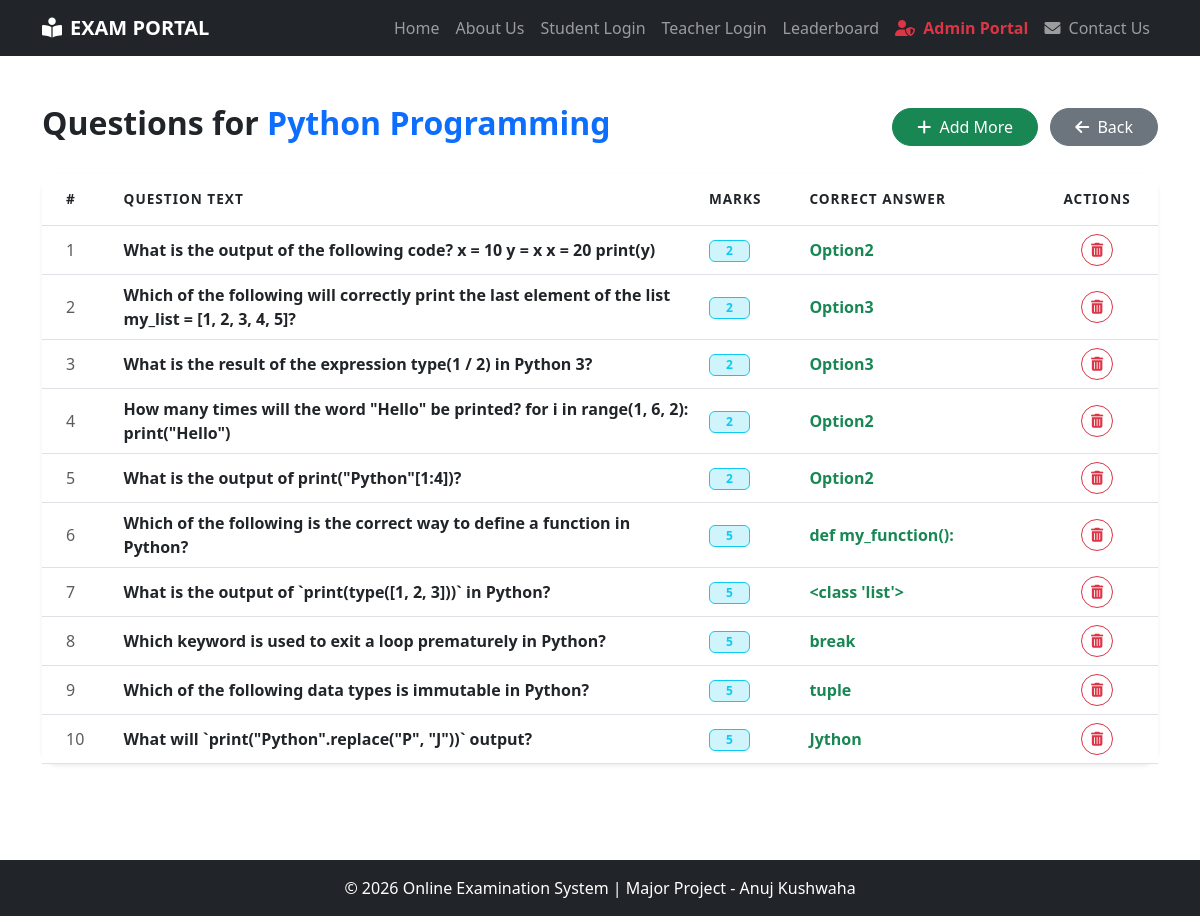
/admin-view-question/1/, run on the app's committed database.
### exam/models.py (models this page shows, shortened)
class Course(models.Model):
    course_name = models.CharField(max_length=50)
    question_number = models.PositiveIntegerField()
    total_marks = models.PositiveIntegerField()
    duration = models.PositiveIntegerField(default=30, help_text="Duration in minutes")

class Question(models.Model):
    course = models.ForeignKey(Course, on_delete=models.CASCADE)
    marks = models.PositiveIntegerField()
    question = models.CharField(max_length=600)
    option1 = models.CharField(max_length=200)
    option2 = models.CharField(max_length=200)
    option3 = models.CharField(max_length=200)
    option4 = models.CharField(max_length=200)
    cat = (('Option1','Option1'),('Option2','Option2'),('Option3','Option3'),('Option4','Option4'))
    answer = models.CharField(max_length=200, choices=cat)

### exam/views.py (the view)
# urls.py: path('admin-view-question/<int:pk>/', views.admin_view_question_view, name='admin-view-question'),
def admin_view_question_view(request, pk):
    course = Course.objects.get(id=pk)
    questions = Question.objects.all().filter(course=course)
    return render(request, 'admin_view_question.html', {
        'course': course,
        'questions': questions
    })

### exam/templates/admin_view_question.html (shortened to what this page needs)
{% extends 'base.html' %}
{% block content %}
<div class="container py-5">
    <div class="d-flex justify-content-between align-items-center mb-4">
        <h2 class="fw-bold">Questions for <span class="text-primary">{{ course.course_name }}</span></h2>
        <div>
            <a href="{% url 'admin-add-question' %}" class="btn btn-success rounded-pill px-4 me-2">
                <i class="fas fa-plus me-1"></i> Add More
            </a>
            <a href="{% url 'teacher-dashboard' %}" class="btn btn-secondary rounded-pill px-4">
                <i class="fas fa-arrow-left me-1"></i> Back
            </a>
        </div>
    </div>
    <div class="card shadow-sm border-0 rounded-4">
        <div class="card-body p-0">
            <div class="table-responsive">
                <table class="table table-hover align-middle mb-0">
                    <thead class="bg-light">
                        <tr>
                            <th class="ps-4">#</th>
                            <th>Question Text</th>
                            <th>Marks</th>
                            <th>Correct Answer</th>
                            <th class="text-center">Actions</th>
                        </tr>
                    </thead>
                    <tbody>
                        {% for q in questions %}
                        <tr>
                            <td class="ps-4 text-muted">{{ forloop.counter }}</td>
                            <td class="fw-bold" style="max-width: 400px;">{{ q.question }}</td>
                            <td><span class="badge bg-info-subtle text-info border border-info px-3">{{ q.marks }}</span></td>
                            <td class="text-success fw-bold">{{ q.answer }}</td>
                            <td class="text-center">
                                <a href="{% url 'delete-question' q.id %}"
                                   class="btn btn-outline-danger btn-sm rounded-circle"
                                   onclick="return confirm('Are you sure you want to delete this question?')"
                                   style="width: 32px; height: 32px; padding: 0; line-height: 30px;">
                                    <i class="fas fa-trash-alt"></i>
                                </a>
                            </td>
                        </tr>
                        {% endfor %}
                    </tbody>
                </table>
            </div>
        </div>
    </div>
</div>
{% endblock %}

### exam/templates/base.html (shortened to what this page needs)
<!DOCTYPE html>
<html lang="en">
<head>
    <link href="https://cdn.jsdelivr.net/npm/bootstrap@5.3.0/dist/css/bootstrap.min.css" rel="stylesheet">
    <link rel="stylesheet" href="https://cdnjs.cloudflare.com/ajax/libs/font-awesome/6.0.0/css/all.min.css">
</head>
<body>
<nav class="navbar navbar-expand-lg navbar-dark bg-dark sticky-top">
    <div class="container">
        <a class="navbar-brand fw-bold" href="{% url 'home' %}">
            <i class="fas fa-book-reader me-2"></i>EXAM PORTAL
        </a>
        <div class="collapse navbar-collapse" id="navbarNav">
            <ul class="navbar-nav ms-auto">
                <li class="nav-item">
                    <a class="nav-link" href="{% url 'home' %}">Home</a>
                </li>
                <li class="nav-item">
                    <a class="nav-link" href="{% url 'about' %}">About Us</a>
                </li>
                {% if user.is_authenticated %}
                    {% if user.is_staff %}
                        <li class="nav-item">
                            <a class="nav-link text-warning"
                               href="{% url 'teacher-dashboard' %}">
                                <i class="fas fa-chalkboard-teacher me-1"></i>
                                Teacher Panel
                            </a>
                        </li>
                    {% else %}
                        <li class="nav-item">
                            <a class="nav-link text-info"
                               href="{% url 'student-dashboard' %}">
                                <i class="fas fa-user-graduate me-1"></i>
                                Student Panel
                            </a>
                        </li>
                    {% endif %}
                    <li class="nav-item">
                        <a class="btn btn-danger btn-sm ms-2 mt-1 rounded-pill px-3"
                           href="{% url 'logout' %}">
                            Logout
                        </a>
                    </li>
                {% else %}
                    <li class="nav-item">
                        <a class="nav-link" href="{% url 'student-login' %}">
                            Student Login
                        </a>
                    </li>
                    <li class="nav-item">
                        <a class="nav-link" href="{% url 'teacher-login' %}">
                            Teacher Login
                        </a>
                    </li>
                    <li class="nav-item">
                        <a class="nav-link" href="{% url 'leaderboard' %}">
                            Leaderboard
                        </a>
                    </li>
                    <li class="nav-item">
                        <a class="nav-link text-danger fw-bold"
                           href="{% url 'admin:index' %}">
                            <i class="fas fa-user-shield me-1"></i>
                            Admin Portal
                        </a>
                    </li>
                    <li class="nav-item">
                        <a class="nav-link"
                           href="{% url 'contactus' %}">
                            <i class="fas fa-envelope me-1"></i>
                            Contact Us
                        </a>
                    </li>
                {% endif %}
            </ul>
        </div>
    </div>
</nav>
<main style="min-height:80vh;">
    {% block content %}
    {% endblock %}
</main>
<footer class="bg-dark text-white text-center py-3 mt-5">
    <p class="mb-0">
        © 2026 Online Examination System | Major Project - Anuj Kushwaha
    </p>
</footer>
</body>
</html>

### exam/templates/admin_view_question.html (style rules this page uses)
.table thead th { font-size: 0.85rem; text-transform: uppercase; letter-spacing: 1px; padding-top: 15px; padding-bottom: 15px; }
.bg-info-subtle { background-color: #e1f5fe; }

### data on the page
Course: course_name "Python Programming"
Question: question "What is the output of the following code? x = 10 y = x x = 20 print(y)", marks "2", answer "Option2"
Question: question "Which of the following will correctly print the last element of the list my_list = [1, 2, 3, 4, 5]?", marks "2", answer "Option3"
Question: question "What is the result of the expression type(1 / 2) in Python 3?", marks "2", answer "Option3"
Question: question "How many times will the word \"Hello\" be printed? for i in range(1, 6, 2): print(\"Hello\")", marks "2", answer "Option2"
Question: question "What is the output of print(\"Python\"[1:4])?", marks "2", answer "Option2"
Question: question "Which of the following is the correct way to define a function in Python?", marks "5", answer "def my_function():"
Question: question "What is the output of `print(type([1, 2, 3]))` in Python?", marks "5", answer "<class 'list'>"
Question: question "Which keyword is used to exit a loop prematurely in Python?", marks "5", answer "break"
Question: question "Which of the following data types is immutable in Python?", marks "5", answer "tuple"
Question: question "What will `print(\"Python\".replace(\"P\", \"J\"))` output?", marks "5", answer "Jython"
